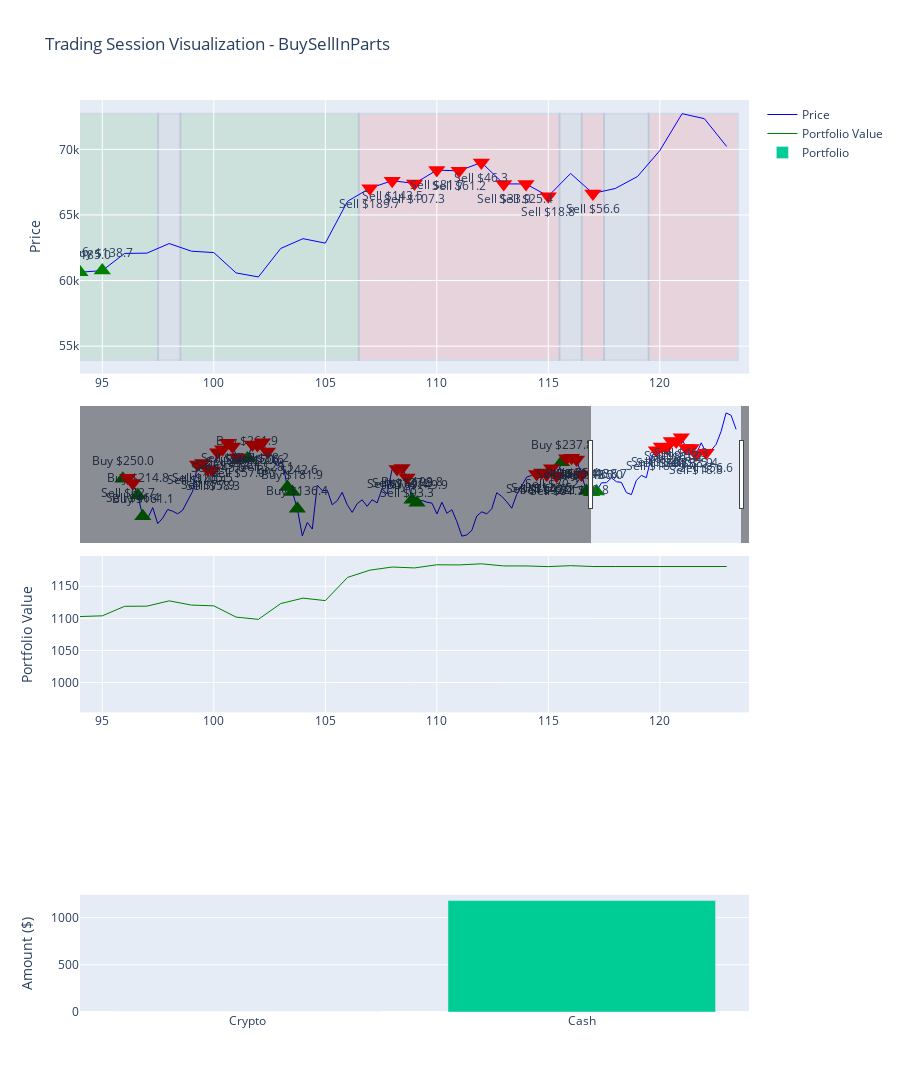

Here is the notebook cell this chart was saved with:
### Code cell
print("Running BuySellInParts Strategy...")
results_buy_sell = run_trading_session(initial_balance, BuySellInParts, risk_level)
print(f"BuySellInParts Strategy - Final Portfolio Value: ${results_buy_sell['portfolio_values'][-1]:.2f}")
generate_performance_report(results_buy_sell)

### Figure 1 — Plotly figure (JSON) as saved in the notebook; plotly's stock layout.template omitted (floating-point values rounded to 4 significant figures)
{"data": [{"line": {"color": "blue", "width": 1}, "name": "Price", "type": "scatter", "x": [0, 1, 2, 3, 4, 5, 6, 7, 8, 9, 10, 11, 12, 13, 14, 15, 16, 17, 18, 19, 20, 21, 22, 23, 24, 25, 26, 27, 28, 29, 30, 31, 32, 33, 34, 35, 36, 37, 38, 39, 40, 41, 42, 43, 44, 45, 46, 47, 48, 49, 50, 51, 52, 53, 54, 55, 56, 57, 58, 59, 60, 61, 62, 63, 64, 65, 66, 67, 68, 69, 70, 71, 72, 73, 74, 75, 76, 77, 78, 79, 80, 81, 82, 83, 84, 85, 86, 87, 88, 89, 90, 91, 92, 93, 94, 95, 96, 97, 98, 99, 100, 101, 102, 103, 104, 105, 106, 107, 108, 109, 110, 111, 112, 113, 114, 115, 116, 117, 118, 119, 120, 121, 122, 123], "xaxis": "x", "y": [62680.0, 62850.0, 62030.0, 60170.0, 56980.0, 56660.0, 58300.0, 55850.0, 56710.0, 58010.0, 57740.0, 57340.0, 57900.0, 59230.0, 60790.0, 64870.0, 65100.0, 64120.0, 63970.0, 66710.0, 67160.0, 68150.0, 67590.0, 65930.0, 65370.0, 65780.0, 67910.0, 67810.0, 68260.0, 66820.0, 66200.0, 64620.0, 65360.0, 61420.0, 60680.0, 58120.0, 53990.0, 56030.0, 55030.0, 61710.0, 60880.0, 60950.0, 58720.0, 59350.0, 60610.0, 58740.0, 57560.0, 58890.0, 59480.0, 58480.0, 59490.0, 59010.0, 61180.0, 60380.0, 64090.0, 64180.0, 64330.0, 62880.0, 59500.0, 59030.0, 59390.0, 59120.0, 58970.0, 57330.0, 59110.0, 57430.0, 57970.0, 56160.0, 53950.0, 54140.0, 54840.0, 57020.0, 57650.0, 57340.0, 58130.0, 60570.0, 60010.0, 59180.0, 58190.0, 60310.0, 61650.0, 62940.0, 63190.0, 63390.0, 63650.0, 63330.0, 64300.0, 63140.0, 65180.0, 65790.0, 65890.0, 65640.0, 63330.0, 60840.0, 60630.0, 60760.0, 62070.0, 62090.0, 62820.0, 62240.0, 62130.0, 60580.0, 60270.0, 62450.0, 63190.0, 62850.0, 66050.0, 67040.0, 67610.0, 67400.0, 68420.0, 68360.0, 69000.0, 67370.0, 67360.0, 66430.0, 68160.0, 66640.0, 67010.0, 67930.0, 69910.0, 72720.0, 72340.0, 70220.0], "yaxis": "y"}, {"line": {"color": "green", "width": 1}, "name": "Portfolio Value", "type": "scatter", "x": [0, 1, 2, 3, 4, 5, 6, 7, 8, 9, 10, 11, 12, 13, 14, 15, 16, 17, 18, 19, 20, 21, 22, 23, 24, 25, 26, 27, 28, 29, 30, 31, 32, 33, 34, 35, 36, 37, 38, 39, 40, 41, 42, 43, 44, 45, 46, 47, 48, 49, 50, 51, 52, 53, 54, 55, 56, 57, 58, 59, 60, 61, 62, 63, 64, 65, 66, 67, 68, 69, 70, 71, 72, 73, 74, 75, 76, 77, 78, 79, 80, 81, 82, 83, 84, 85, 86, 87, 88, 89, 90, 91, 92, 93, 94, 95, 96, 97, 98, 99, 100, 101, 102, 103, 104, 105, 106, 107, 108, 109, 110, 111, 112, 113, 114, 115, 116, 117, 118, 119, 120, 121, 122, 123], "xaxis": "x2", "y": [1000, 1001.0, 998.2, 994.1, 975.5, 972.8, 986.9, 965.7, 973.1, 984.4, 982.1, 978.7, 983.5, 995.0, 1008.0, 1044.0, 1045.0, 1040.0, 1040.0, 1047.0, 1048.0, 1050.0, 1049.0, 1048.0, 1048.0, 1048.0, 1056.0, 1056.0, 1057.0, 1054.0, 1054.0, 1052.0, 1053.0, 1048.0, 1044.0, 1023.0, 979.3, 1001.0, 990.2, 1061.0, 1052.0, 1053.0, 1029.0, 1036.0, 1049.0, 1029.0, 1017.0, 1031.0, 1037.0, 1027.0, 1037.0, 1032.0, 1055.0, 1047.0, 1086.0, 1087.0, 1088.0, 1079.0, 1064.0, 1061.0, 1064.0, 1062.0, 1060.0, 1043.0, 1062.0, 1044.0, 1050.0, 1031.0, 1008.0, 1010.0, 1017.0, 1040.0, 1046.0, 1043.0, 1051.0, 1077.0, 1071.0, 1062.0, 1052.0, 1074.0, 1088.0, 1101.0, 1104.0, 1106.0, 1108.0, 1106.0, 1110.0, 1106.0, 1111.0, 1115.0, 1116.0, 1115.0, 1109.0, 1104.0, 1103.0, 1104.0, 1119.0, 1119.0, 1127.0, 1121.0, 1119.0, 1102.0, 1098.0, 1123.0, 1131.0, 1128.0, 1164.0, 1175.0, 1180.0, 1178.0, 1183.0, 1183.0, 1185.0, 1182.0, 1182.0, 1181.0, 1182.0, 1181.0, 1181.0, 1181.0, 1181.0, 1181.0, 1181.0, 1181.0], "yaxis": "y2"}, {"name": "Portfolio", "type": "bar", "x": ["Crypto", "Cash"], "xaxis": "x3", "y": [0, 1181.0], "yaxis": "y3"}, {"customdata": [[250, 0.003989], [214.8, 0.003569], [161.1, 0.002827], [261.9, 0.003982], [242.6, 0.00395], [181.9, 0.002998], [136.4, 0.002348], [199.8, 0.003359], [149.9, 0.002539], [237.8, 0.003649], [246.6, 0.004054], [185.0, 0.00305], [138.7, 0.002283]], "hovertemplate": "Buy<br>Price: $%{y:,.2f}<br>Amount: $%{customdata[0]:.2f}<br>Crypto: %{customdata[1]:.8f}<extra></extra>", "marker": {"color": "green", "size": 15, "symbol": "triangle-up"}, "mode": "markers+text", "showlegend": false, "text": ["Buy\n$250.0", "Buy\n$214.8", "Buy\n$161.1", "Buy\n$261.9", "Buy\n$242.6", "Buy\n$181.9", "Buy\n$136.4", "Buy\n$199.8", "Buy\n$149.9", "Buy\n$237.8", "Buy\n$246.6", "Buy\n$185.0", "Buy\n$138.7"], "textposition": "top center", "type": "scatter", "x": [0, 3, 4, 25, 33, 34, 35, 58, 59, 88, 93, 94, 95], "xaxis": "x", "y": [62680.0, 60170.0, 56980.0, 65780.0, 61420.0, 60680.0, 58120.0, 59500.0, 59030.0, 65180.0, 60840.0, 60630.0, 60760.0], "yaxis": "y"}, {"customdata": [[62.67, 0.0009972], [46.39, 0.0007479], [140.1, 0.00216], [105.5, 0.00162], [77.9, 0.001215], [58.29, 0.0009112], [45.59, 0.0006834], [34.43, 0.0005126], [26.2, 0.0003844], [19.49, 0.0002883], [57.02, 0.0008649], [67.61, 0.0009955], [50.63, 0.0007466], [38.22, 0.00056], [28.06, 0.00042], [169.4, 0.002639], [127.3, 0.001979], [93.34, 0.001484], [164.0, 0.002588], [123.5, 0.001941], [92.18, 0.001456], [70.2, 0.001092], [51.7, 0.0008188], [100.4, 0.001526], [75.42, 0.001145], [56.35, 0.0008585], [40.78, 0.0006439], [189.7, 0.00283], [143.5, 0.002122], [107.3, 0.001592], [81.68, 0.001194], [61.21, 0.0008953], [46.34, 0.0006715], [33.93, 0.0005036], [25.44, 0.0003777], [18.82, 0.0002833], [56.64, 0.0008499]], "hovertemplate": "Sell<br>Price: $%{y:,.2f}<br>Amount: $%{customdata[0]:.2f}<br>Crypto: %{customdata[1]:.8f}<extra></extra>", "marker": {"color": "red", "size": 15, "symbol": "triangle-down"}, "mode": "markers+text", "showlegend": false, "text": ["Sell\n$62.7", "Sell\n$46.4", "Sell\n$140.1", "Sell\n$105.5", "Sell\n$77.9", "Sell\n$58.3", "Sell\n$45.6", "Sell\n$34.4", "Sell\n$26.2", "Sell\n$19.5", "Sell\n$57.0", "Sell\n$67.6", "Sell\n$50.6", "Sell\n$38.2", "Sell\n$28.1", "Sell\n$169.4", "Sell\n$127.3", "Sell\n$93.3", "Sell\n$164.0", "Sell\n$123.5", "Sell\n$92.2", "Sell\n$70.2", "Sell\n$51.7", "Sell\n$100.4", "Sell\n$75.4", "Sell\n$56.3", "Sell\n$40.8", "Sell\n$189.7", "Sell\n$143.5", "Sell\n$107.3", "Sell\n$81.7", "Sell\n$61.2", "Sell\n$46.3", "Sell\n$33.9", "Sell\n$25.4", "Sell\n$18.8", "Sell\n$56.6"], "textposition": "bottom center", "type": "scatter", "x": [1, 2, 15, 16, 17, 18, 19, 20, 21, 22, 23, 26, 27, 28, 29, 55, 56, 57, 83, 84, 85, 86, 87, 89, 90, 91, 92, 107, 108, 109, 110, 111, 112, 113, 114, 115, 117], "xaxis": "x", "y": [62850.0, 62030.0, 64870.0, 65100.0, 64120.0, 63970.0, 66710.0, 67160.0, 68150.0, 67590.0, 65930.0, 67910.0, 67810.0, 68260.0, 66820.0, 64180.0, 64330.0, 62880.0, 63390.0, 63650.0, 63330.0, 64300.0, 63140.0, 65790.0, 65890.0, 65640.0, 63330.0, 67040.0, 67610.0, 67400.0, 68420.0, 68360.0, 69000.0, 67370.0, 67360.0, 66430.0, 66640.0], "yaxis": "y"}], "layout": {"height": 1400, "hovermode": "x unified", "shapes": [{"fillcolor": "green", "layer": "below", "opacity": 0.1, "type": "rect", "x0": -0.5, "x1": 0.5, "xref": "x", "y0": 53950.0, "y1": 72720.0, "yref": "y"}, {"fillcolor": "red", "layer": "below", "opacity": 0.1, "type": "rect", "x0": 0.5, "x1": 2.5, "xref": "x", "y0": 53950.0, "y1": 72720.0, "yref": "y"}, {"fillcolor": "green", "layer": "below", "opacity": 0.1, "type": "rect", "x0": 2.5, "x1": 14.5, "xref": "x", "y0": 53950.0, "y1": 72720.0, "yref": "y"}, {"fillcolor": "red", "layer": "below", "opacity": 0.1, "type": "rect", "x0": 14.5, "x1": 24.5, "xref": "x", "y0": 53950.0, "y1": 72720.0, "yref": "y"}, {"fillcolor": "green", "layer": "below", "opacity": 0.1, "type": "rect", "x0": 24.5, "x1": 25.5, "xref": "x", "y0": 53950.0, "y1": 72720.0, "yref": "y"}, {"fillcolor": "red", "layer": "below", "opacity": 0.1, "type": "rect", "x0": 25.5, "x1": 29.5, "xref": "x", "y0": 53950.0, "y1": 72720.0, "yref": "y"}, {"fillcolor": "gray", "layer": "below", "opacity": 0.1, "type": "rect", "x0": 29.5, "x1": 32.5, "xref": "x", "y0": 53950.0, "y1": 72720.0, "yref": "y"}, {"fillcolor": "green", "layer": "below", "opacity": 0.1, "type": "rect", "x0": 32.5, "x1": 54.5, "xref": "x", "y0": 53950.0, "y1": 72720.0, "yref": "y"}, {"fillcolor": "red", "layer": "below", "opacity": 0.1, "type": "rect", "x0": 54.5, "x1": 57.5, "xref": "x", "y0": 53950.0, "y1": 72720.0, "yref": "y"}, {"fillcolor": "green", "layer": "below", "opacity": 0.1, "type": "rect", "x0": 57.5, "x1": 82.5, "xref": "x", "y0": 53950.0, "y1": 72720.0, "yref": "y"}, {"fillcolor": "red", "layer": "below", "opacity": 0.1, "type": "rect", "x0": 82.5, "x1": 87.5, "xref": "x", "y0": 53950.0, "y1": 72720.0, "yref": "y"}, {"fillcolor": "green", "layer": "below", "opacity": 0.1, "type": "rect", "x0": 87.5, "x1": 88.5, "xref": "x", "y0": 53950.0, "y1": 72720.0, "yref": "y"}, {"fillcolor": "red", "layer": "below", "opacity": 0.1, "type": "rect", "x0": 88.5, "x1": 92.5, "xref": "x", "y0": 53950.0, "y1": 72720.0, "yref": "y"}, {"fillcolor": "green", "layer": "below", "opacity": 0.1, "type": "rect", "x0": 92.5, "x1": 97.5, "xref": "x", "y0": 53950.0, "y1": 72720.0, "yref": "y"}, {"fillcolor": "gray", "layer": "below", "opacity": 0.1, "type": "rect", "x0": 97.5, "x1": 98.5, "xref": "x", "y0": 53950.0, "y1": 72720.0, "yref": "y"}, {"fillcolor": "green", "layer": "below", "opacity": 0.1, "type": "rect", "x0": 98.5, "x1": 106.5, "xref": "x", "y0": 53950.0, "y1": 72720.0, "yref": "y"}, {"fillcolor": "red", "layer": "below", "opacity": 0.1, "type": "rect", "x0": 106.5, "x1": 115.5, "xref": "x", "y0": 53950.0, "y1": 72720.0, "yref": "y"}, {"fillcolor": "gray", "layer": "below", "opacity": 0.1, "type": "rect", "x0": 115.5, "x1": 116.5, "xref": "x", "y0": 53950.0, "y1": 72720.0, "yref": "y"}, {"fillcolor": "red", "layer": "below", "opacity": 0.1, "type": "rect", "x0": 116.5, "x1": 117.5, "xref": "x", "y0": 53950.0, "y1": 72720.0, "yref": "y"}, {"fillcolor": "gray", "layer": "below", "opacity": 0.1, "type": "rect", "x0": 117.5, "x1": 119.5, "xref": "x", "y0": 53950.0, "y1": 72720.0, "yref": "y"}, {"fillcolor": "red", "layer": "below", "opacity": 0.1, "type": "rect", "x0": 119.5, "x1": 123.5, "xref": "x", "y0": 53950.0, "y1": 72720.0, "yref": "y"}], "showlegend": true, "title": {"text": "Trading Session Visualization - BuySellInParts"}, "xaxis": {"anchor": "y", "domain": [0, 1], "range": [94, 124], "rangeslider": {"visible": true}}, "xaxis2": {"anchor": "y2", "domain": [0, 1], "range": [94, 124]}, "xaxis3": {"anchor": "y3", "domain": [0, 1]}, "yaxis": {"anchor": "x", "domain": [0.7, 1], "title": {"text": "Price"}}, "yaxis2": {"anchor": "x2", "domain": [0.3286, 0.5], "title": {"text": "Portfolio Value"}}, "yaxis3": {"anchor": "x3", "domain": [0, 0.1286], "title": {"text": "Amount ($)"}}}}
